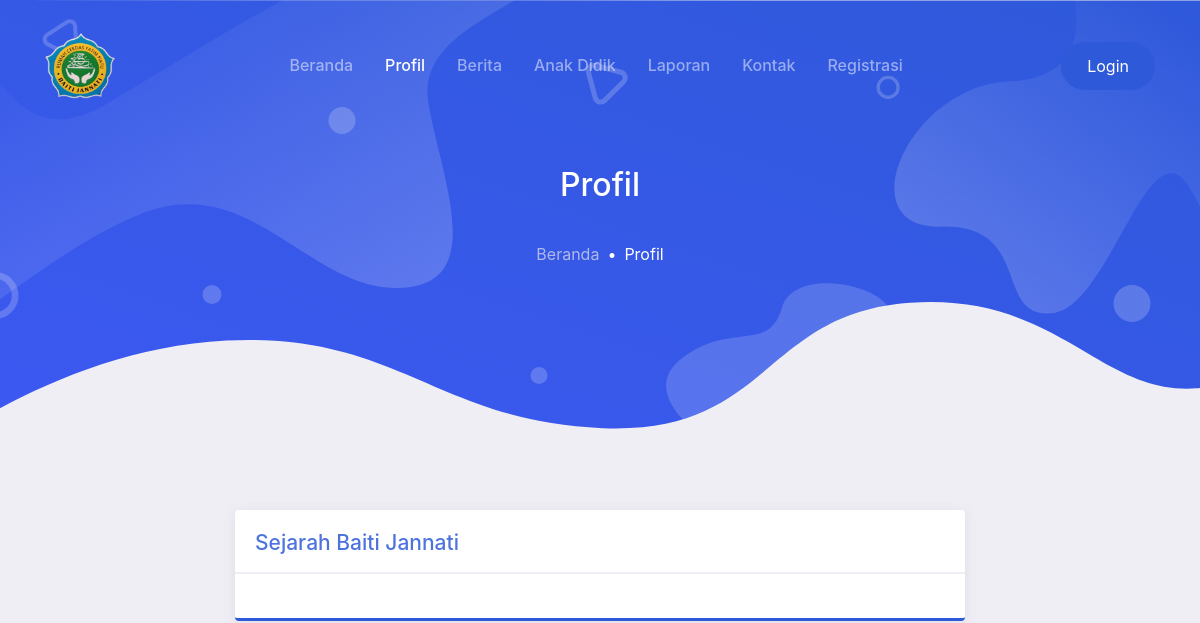
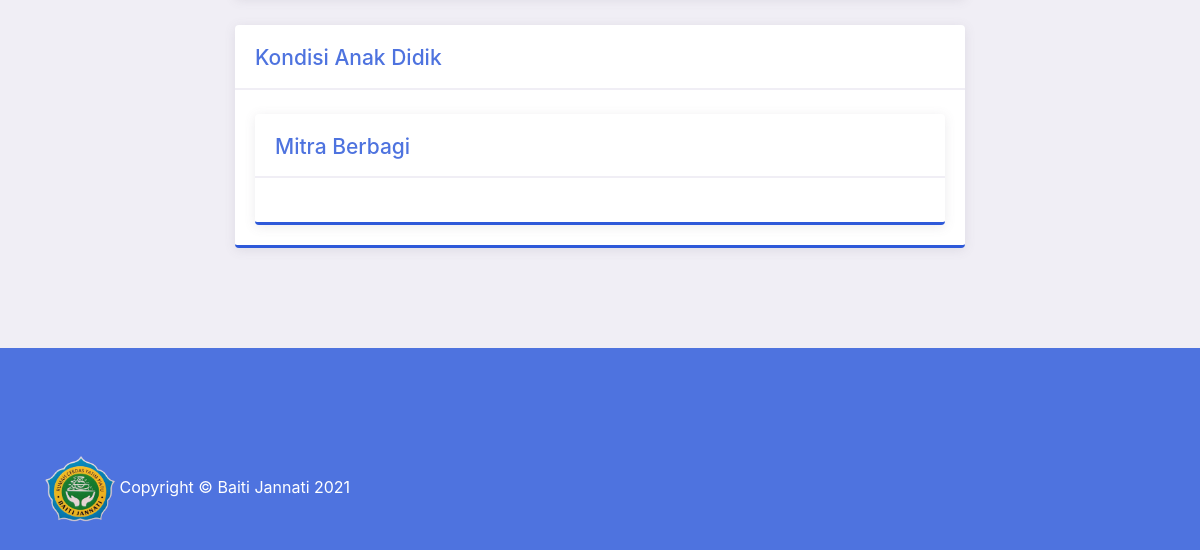
Before: /index.php/profile with the older database file (2 pictures, top to bottom).
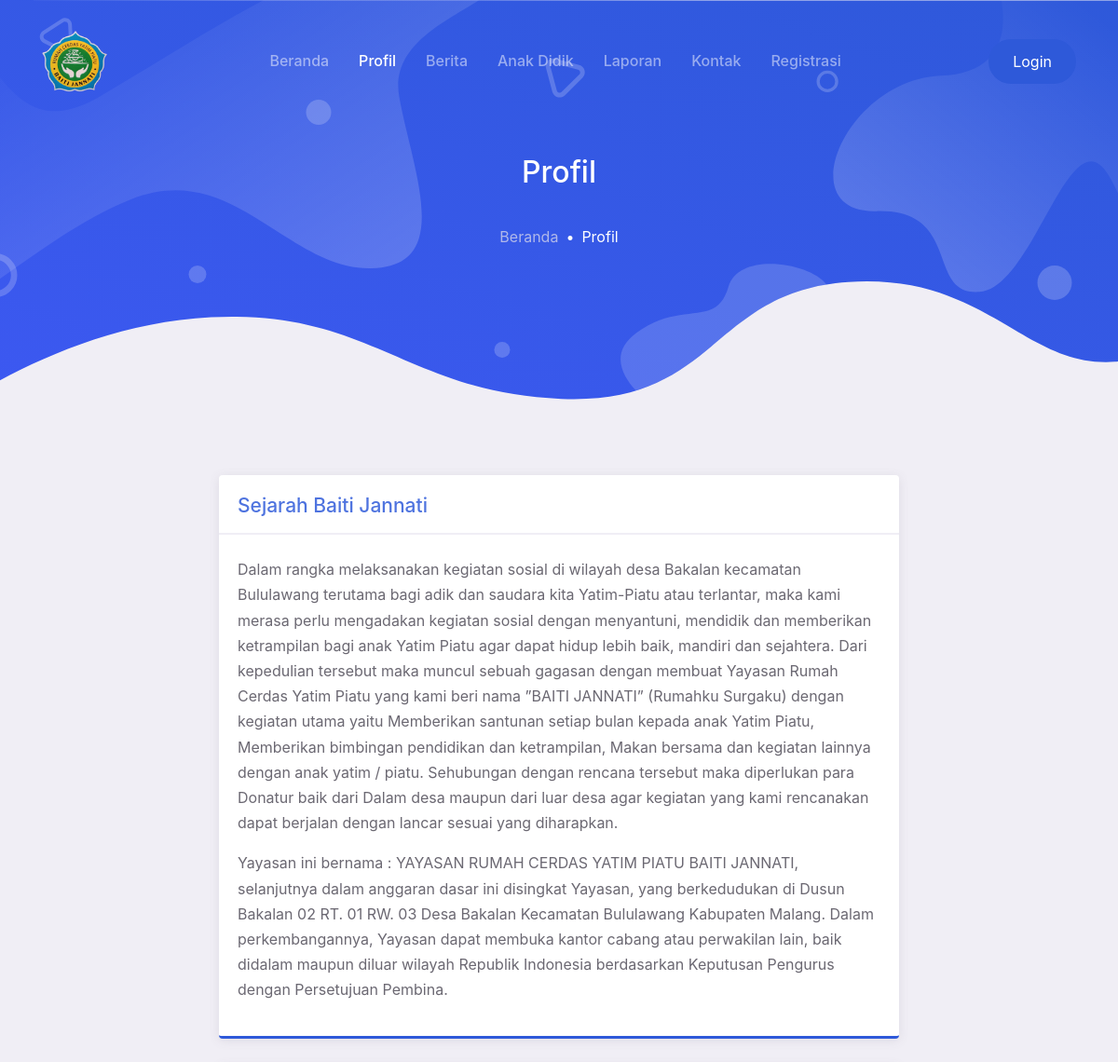
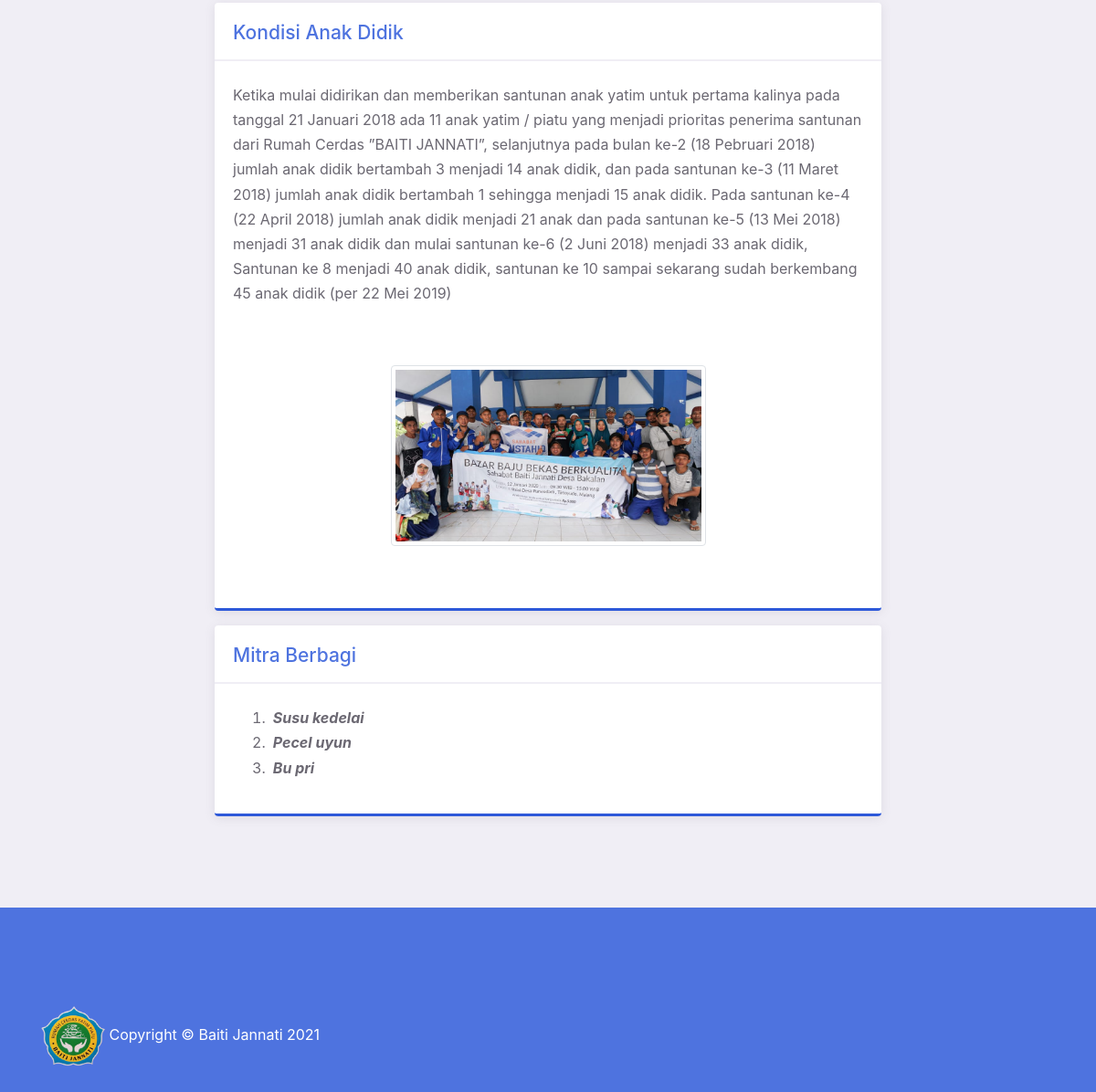
After: the same page with the newer database file (2 pictures, top to bottom).
### tables this page shows
CREATE TABLE `pengaturan` (
  `id_pengaturan` int(11) NOT NULL,
  `id_user` int(11) NOT NULL,
  `sejarah` text NOT NULL,
  `kondisi` text NOT NULL,
  `foto` varchar(128) NOT NULL,
  `mitra_berbagi` text NOT NULL,
  `lokasi` varchar(256) NOT NULL,
  `kontak` varchar(128) NOT NULL,
  `email` varchar(128) NOT NULL,
  `motivasi` text NOT NULL,
  `created_at` datetime NOT NULL DEFAULT current_timestamp(),
  `updated_at` datetime DEFAULT NULL ON UPDATE current_timestamp()
);

### application/controllers/profile.php (called while the page is built, shortened)
<?php
class Profile extends CI_Controller
{
    public function __construct()
    {
        $this->load->model('admin/Anakdidik_model');
        $this->load->model('admin/Pengurus_model');
        $this->load->model('admin/Pengaturan_model');
        $this->load->model('admin/User_model');
        $this->load->library('form_validation');
    }
    public function index()
    {
        $data['title'] = 'Baiti Jannati | Profil';
        $data['pengaturan'] = $this->Pengaturan_model->showPengaturan();
        $data['anak_didik'] = $this->Anakdidik_model->showAnakDidik();
        $this->load->view('template/header', $data);
        $this->load->view('profile', $data);
        $this->load->view('template/footer', $data);
    }
}

### index.php (called while the page is built, shortened)
<?php
require_once BASEPATH.'core/CodeIgniter.php';

### application/helpers/web_helper.php (called while the page is built, shortened)
<?php
function activate_menu($menu)
{
    $ci = get_instance();
    $classname = $ci->router->fetch_class();
    return $classname == $menu ? 'active' : '';
}

### application/models/admin/Pengaturan_model.php (called while the page is built, shortened)
<?php
class Pengaturan_model extends CI_Model
{
    public function showPengaturan()
    {
        $this->db->select('pengaturan.*, user.name');
        $this->db->join('user', 'pengaturan.id_user = user.id_user');
        return $this->db->get('pengaturan')->result();
    }
}

### application/views/profile.php (the view, shortened to what this page needs)
<body>
    <main class="bg-light">
        <div class="page-hero-section bg-image hero-mini"
            style="background-image: url(<?= base_url(); ?>assets/user/img/hero_mini.svg);">
            <div class="hero-caption">
                <div class="container fg-white h-100">
                    <div class="row justify-content-center align-items-center text-center h-100">
                        <div class="col-lg-6">
                            <h3 class="mb-4 fw-medium">Profil</h3>
                            <nav aria-label="breadcrumb">
                                <ol class="breadcrumb breadcrumb-dark justify-content-center bg-transparent">
                                    <li class="breadcrumb-item"><a href="<?= base_url('beranda') ?>">Beranda</a>
                                    </li>
                                    <li class="breadcrumb-item active" aria-current="page">Profil</li>
                                </ol>
                            </nav>
                        </div>
                    </div>
                </div>
            </div>
        </div>
        <div class="page-section pt-5">
            <div class="container">
                <div class="row justify-content-center">
                    <div class="col-lg-8">
                        <div class="card-page">
                            <h5 class="fg-primary">Sejarah Baiti Jannati</h5>
                            <hr>
                        <?php
                    foreach ($pengaturan as $ad) : ?>
                            <p align="justify">
                            <?= $ad->sejarah ?>
                            </p>
                            <?php endforeach ?>
                        </div>
                        <br>
                        <div class="card-page">
                            <h5 class="fg-primary">Kondisi Anak Didik</h5>
                            <hr>
                        <?php
                    foreach ($pengaturan as $as) : ?>
                            <p align="justify">
                            <?= $as->kondisi ?>
                            </p>
                            <?php endforeach ?>
                        <?php
                    foreach ($pengaturan as $f) : ?>
                            <div class="text-center py-5">
                            <img src="<?= base_url('assets/images/pengaturan/') . $ad->foto ?>  "
                                    class="img-thumbnail" width="50%">
                            </div>
                        </div>
                        <?php endforeach ?>
                        <div class="card-page mt-3">
                            <h5 class="fg-primary">Mitra Berbagi</h5>
                            <hr>
                            <?php
                        foreach ($pengaturan as $as) : ?>
                            <p align="justify">
                            <?= $as->mitra_berbagi ?>
                            </p>
                            <?php endforeach ?>
                        </div>
                    </div>
                </div>
            </div>
        </div>
    </main>
</body>

### application/views/template/header.php (shortened to what this page needs)
<!DOCTYPE html>
<html lang="en">
<head>
    <link rel="stylesheet" href="<?= base_url(); ?>assets/user/css/maicons.css">
    <link rel="stylesheet" href="<?= base_url(); ?>assets/user/vendor/animate/animate.css">
    <link rel="stylesheet" href="<?= base_url(); ?>assets/user/vendor/owl-carousel/css/owl.carousel.min.css">
    <link rel="stylesheet" href="<?= base_url(); ?>assets/user/css/bootstrap.css">
    <link rel="stylesheet" href="<?= base_url(); ?>assets/user/css/mobster.css">
    <link href="<?= base_url(); ?>assets/vendor/fontawesome-free/css/all.min.css" rel="stylesheet" type="text/css">
</head>
<nav class="navbar navbar-expand-lg navbar-dark navbar-floating">
    <div class="container">
        <a class="navbar-brand" href="<?= base_url('beranda') ?>">
            <img src="<?= base_url(); ?>assets/user/logo.png" alt="" width="70">
        </a>
        <div class="collapse navbar-collapse" id="navbarToggler">
            <ul class="navbar-nav ml-auto mt-3 mt-lg-0">
                <li class="nav-item <?= activate_menu('beranda') ?>">
                    <a class="nav-link" href="<?= base_url('beranda') ?>">Beranda</a>
                </li>
                <li class="nav-item <?= activate_menu('profile') ?>">
                    <a class="nav-link" href="<?= base_url('profile') ?>">Profil</a>
                </li>
                <li class="nav-item <?= activate_menu('berita') ?>">
                    <a class="nav-link" href="<?= base_url('berita') ?>">Berita</a>
                </li>
                <li class="nav-item <?= activate_menu('anak_didik') ?>">
                    <a class="nav-link" href="<?= base_url('anak_didik') ?>">Anak Didik</a>
                </li>
                <li class="nav-item <?= activate_menu('laporan') ?> ">
                    <a class="nav-link" href="<?= base_url('laporan') ?>">Laporan</a>
                </li>
                <li class="nav-item <?= activate_menu('kontak') ?>">
                    <a class="nav-link" href="<?= base_url('kontak') ?>">Kontak</a>
                </li>
                <li class="nav-item <?= activate_menu('Auth') ?>">
                    <a class="nav-link" href="<?= base_url('Auth/registration') ?>">Registrasi</a>
                </li>
            </ul>
            <div class="ml-auto my-2 my-lg-0">
                <a href="<?= base_url('auth'); ?>" class="btn btn-primary rounded-pill">Login</a>
            </div>
        </div>
    </div>
</nav>

### application/views/template/footer.php (shortened to what this page needs)
</html>
<div class="page-footer-section bg-primary fg-white">
    <div class="container">
        <div class="row">
            <div class="col-12 col-md-6 py-2">
                <img src="<?= base_url(); ?>assets/user/logo.png" alt="" width="70">
                <span>Copyright &copy; Baiti Jannati <?= date('Y') ?></span>
            </div>
        </div>
    </div>
</div>

### assets/user/css/mobster.css (style rules this page uses)
:root { --primary: #4e73df; --secondary: #A52EFF; --success: #0ABF9E; --warning: #E89E09; --info: #4699F8; --danger: #F13057; --indigo: #602FDA; --dark: #383340; --light: #F0EEF5; --gray: #6b6872; --white: #fff; --font-family: 'Quicksand', Arial, Helvetica, sans-serif; --line-height: 1.7; --font-family-sans-serif: "Nunito", -apple-system, BlinkMacSystemFont, "Segoe UI", Roboto, "Helvetica Neue", Arial, sans-serif, "Apple Color Emoji", "Segoe UI Emoji", "Segoe UI Symbol", "Noto Color Emoji"; --font-family-monospace: SFMono-Regular, Menlo, Monaco, Consolas, "Liberation Mono", "Courier New", monospace; }
body { font-family: "Nunito", -apple-system, BlinkMacSystemFont, "Segoe UI", Roboto, "Helvetica Neue", Arial, sans-serif, "Apple Color Emoji", "Segoe UI Emoji", "Segoe UI Symbol", "Noto Color Emoji"; font-size: 16px; line-height: 1.7; color: #383340; }
a { color: #526bf5; }
h1, h2, h3, h4, h5, h6, .h1, .h2, .h3, .h4, .h5, .h6 { line-height: 1.25; }
h3, .h3 { font-size: 2rem; }
h5, .h5 { font-size: 1.3125rem; }
hr { border-color: #E4E1EB; }
.fw-medium { font-weight: 500 !important; }
.bg-primary { background-color: var(--primary) !important; }
.bg-light { background-color: #F0EEF5 !important; }
.fg-primary { color: var(--primary) !important; }
.fg-white { color: #fff !important; }
.bg-image { background-size: cover; background-position: center center; background-repeat: no-repeat; }
.btn { padding: 10px 24px; border-width: 2px; }
.btn-primary { color: #ffffff; background-color: #2e59d9; border-color: transparent !important; }
.breadcrumb { background-color: #F0EEF5; }
.breadcrumb-item { font-size: 16px; }
.breadcrumb-item + .breadcrumb-item::before { content: "\2022"; color: var(--primary); }
.breadcrumb-item a { color: #6b6872; }
.breadcrumb-item.active { color: var(--primary); }
.breadcrumb-dark { background-color: #383340; }
.breadcrumb-dark .breadcrumb-item + .breadcrumb-item::before { color: #fff; }
.breadcrumb-dark .breadcrumb-item a { color: rgba(228, 225, 235, 0.7); }
.breadcrumb-dark .breadcrumb-item.active { color: #fff; }
.navbar-floating { position: absolute; top: 0; left: 0; width: 100%; z-index: 99; }
.navbar-nav .nav-link { font-weight: 500; }
.navbar-expand-lg.navbar-floating.navbar-dark { background-color: #383340; box-shadow: 0 1px 6px rgba(56, 51, 64, 0.1); }
@media (min-width: 992px) { .navbar-expand-lg.navbar-floating { top: 20px; } }
@media (min-width: 992px) { .navbar-expand-lg .navbar-nav .nav-link { padding-left: 16px; padding-right: 16px; } }
@media (min-width: 992px) { .navbar-expand-lg.navbar-floating.navbar-dark { background-color: transparent; box-shadow: none; } }
.page-hero-section { position: relative; height: 100vh; }
.page-hero-section .hero-caption { height: 100%; }
.page-section { position: relative; padding-top: 100px; padding-bottom: 100px; }
.page-footer-section { position: relative; padding-top: 100px; padding-bottom: 20px; background-color: #F0EEF5; }
.hero-mini { height: 462px; }
.card-page { position: relative; padding: 20px; background-color: #fff; color: #6b6872; border-radius: 4px; box-shadow: 0 2px 12px rgba(95, 90, 104, 0.12); border-bottom: 3px solid #2e59d9; }
.card-page hr { margin-left: -20px; margin-right: -20px; margin-bottom: 24px; border-width: 2px; border-color: #F0EEF5; }

Changed rows visible on the page:
added pengaturan: sejarah "Dalam rangka melaksanakan kegiatan sosial di wilayah desa Bakalan kecamatan Bululawang terutama bagi adik dan saudara kita Yatim-Piatu atau terlantar, maka kami merasa perlu mengadakan kegiatan sosial dengan menyantuni, mendidik dan memberikan ketrampilan bagi anak Yatim Piatu agar dapat hidup lebih baik, mandiri dan sejahtera. Dari kepedulian tersebut maka muncul sebuah gagasan dengan membuat Yayasan Rumah Cerdas Yatim Piatu yang kami beri nama ”BAITI JANNATI” (Rumahku Surgaku) dengan kegiatan utama yaitu Memberikan santunan setiap bulan kepada anak Yatim Piatu, Memberikan bimbingan pendidikan dan ketrampilan, Makan bersama dan kegiatan lainnya dengan anak yatim / piatu. Sehubungan dengan…", kondisi "Ketika mulai didirikan dan memberikan santunan anak yatim untuk pertama kalinya pada tanggal 21 Januari 2018 ada 11 anak yatim / piatu yang menjadi prioritas penerima santunan dari Rumah Cerdas ”BAITI JANNATI”, selanjutnya pada bulan ke-2 (18 Pebruari 2018) jumlah anak didik bertambah 3 menjadi 14 anak didik, dan pada santunan ke-3 (11 Maret 2018) jumlah anak didik bertambah 1 sehingga menjadi 15 anak didik. Pada santunan ke-4 (22 April 2018) jumlah anak didik menjadi 21 anak dan pada santunan ke-5 (13 Mei 2018) menjadi 31 anak didik dan mulai santunan ke-6 (2 Juni 2018) menjadi 33 anak didik, Santunan ke 8 menjadi 40 anak didik, santunan ke 10 sampai sekarang sudah berkembang 45 anak didik…", foto (picture), mitra_berbagi "Susu kedelai Pecel uyun Bu pri"
